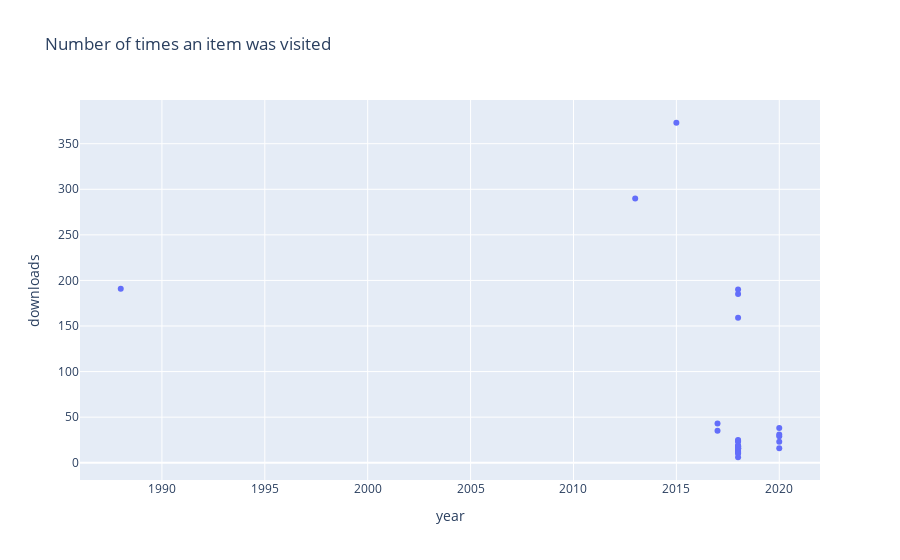

Here is the notebook cell this chart was saved with:
### Markdown cell above
### Learning about the most visited video produced by NASA

### Code cell
subset = flattened_nasa[flattened_nasa['collection']=='jsc-pao-video-collection']

px.scatter(data_frame=subset,x='year',y='downloads',hover_name='title',title='Number of times an item was visited')

### Figure 1 — Plotly figure (JSON) as saved in the notebook; plotly's stock layout.template omitted (floating-point values rounded to 4 significant figures)
{"data": [{"hovertemplate": "<b>%{hovertext}</b><br><br>year=%{x}<br>downloads=%{y}<extra></extra>", "hovertext": ["00_John-Young.pdf", "00_patches.pdf", "02-Expedition61_Landing_NTV_2020_0206_1300820.mp4", "02_18_2020_Cygnus_CRS13_Installation_1304286.mp4", "02_18_2020_Cygnus_CRS13_Rendezvous_Capture_1304188.mp4", "04-07-20_SpaceX-20_Release_1318873.mp4", "05-18-18_SpaceCast_Weekly.mp4", "05-18-18_SpaceCast_Weekly.mxf", "07-16-2020_EVA_67", "08-21-2017 - Solar Eclipse", "09-14-18_SpaceCastWeekly_702805.mp4", "09-14-18_SpaceCastWeekly_702805.mxf", "09-21-18SpaceCastWeeklywithgoodaudio_705150.mp4", "09-21-18SpaceCastWeeklywithgoodaudio_705150.mxf", "1-13-18_SpaceX_CRS16_Departure_1_746862.mp4", "1-13-18_SpaceX_CRS16_Departure_1_746862.mxf", "1-13-18_SpaceX_CRS16_Departure_NTV_746561.mp4", "1-13-18_SpaceX_CRS16_Departure_NTV_746561.mxf", "1-22-19_CSA_PAO_Event_for_Exploring_Earth_749367.mp4", "1-22-19_CSA_PAO_Event_for_Exploring_Earth_749367.mxf", "10-02-18_Expedition56_Inflight_Education_Event_YES_Wrapup_JSC.wav", "10-04-18_Expedition56_Soyuz_MS-08_Farewell_Hatch_Closure.wav", "10-04-18_Expedition56_Soyuz_MS-08_Farewell_Hatch_Closure_pt2.wav", "10-04-18_Expedition56_Soyuz_MS-08_Landing.wav", "10-04-18_Expedition56_Soyuz_MS-08_Undocking.wav", "10-2-17_PAO_Educational_Event_Citadel_568521_hires.mp4", "10-4-19_Soyuz_MS-12_Landing_VF_Uplink_2019_1003_1430_1256169", "12.19.18_E57_Farewells_Hatch_Closure_NTV_736504.mp4", "12.19.18_E57_Farewells_Hatch_Closure_NTV_736504.mxf", "12.21.18_SpaceCastWeekly_737322.mp4", "12.21.18_SpaceCastWeekly_737322.mxf", "12.21.18_SpaceCastWeekly_737322.srt", "Karen Nyberg Space Research PSA", "Astronauts Mark Leonard Nimoy’s Passing", "1978_Astronaut-Candidates", "1988 09 29 Space Station Agreement Signing at US State Department"], "legendgroup": "", "marker": {"color": "#636efa", "symbol": "circle"}, "mode": "markers", "name": "", "orientation": "v", "showlegend": false, "type": "scatter", "x": ["2017", "2017", "2020", "2020", "2020", "2020", "2018", "2018", null, null, "2018", "2018", "2018", "2018", "2018", "2018", "2018", "2018", "2018", "2018", "2018", "2018", "2018", "2018", "2018", null, null, "2018", "2018", "2018", "2018", "2018", "2013", "2015", "2020", "1988"], "xaxis": "x", "y": [43, 35, 23, 16, 31, 29, 23, 159, 33, 289, 25, 190, 24, 185, 15, 18, 14, 16, 15, 19, 15, 16, 16, 18, 6, 19, 42, 17, 12, 14, 11, 10, 290, 373, 38, 191], "yaxis": "y"}], "layout": {"legend": {"tracegroupgap": 0}, "title": {"text": "Number of times an item was visited"}, "xaxis": {"anchor": "y", "domain": [0, 1], "title": {"text": "year"}}, "yaxis": {"anchor": "x", "domain": [0, 1], "title": {"text": "downloads"}}}}
